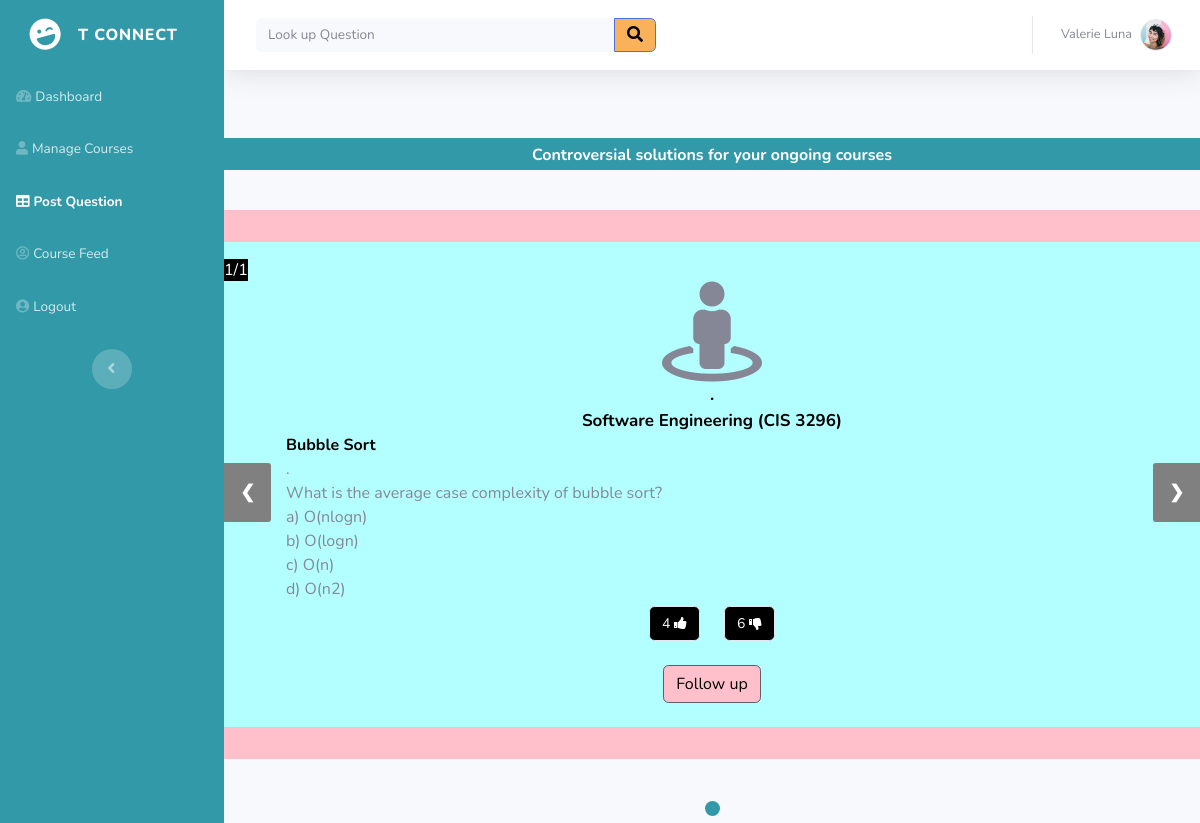
Page /Final_Project/BrowseSolutions.php (signed in) on the committed database.
### tables this page shows
CREATE TABLE `Questions_AH` (
  `QID` int(11) NOT NULL AUTO_INCREMENT,
  `UID` int(11) NOT NULL,
  `CID` int(11) NOT NULL,
  `Content` varchar(1700) NOT NULL,
  `DueDate` datetime NOT NULL,
  `ACategory` varchar(25) NOT NULL,
  `Topic` varchar(45) NOT NULL,
  `Solved` int(1) NOT NULL DEFAULT '0',
  PRIMARY KEY (`QID`),
  UNIQUE KEY `QID_UNIQUE` (`QID`)
);

### Final_Project/BrowseSolutions.php (the view, shortened to what this page needs)
<!DOCTYPE html>
<html>
   <head>
      <link rel="stylesheet" href="assets/bootstrap/css/bootstrap.min.css">
      <link rel="stylesheet" href="assets/fonts/fontawesome-all.min.css">
      <link rel="stylesheet" href="assets/fonts/font-awesome.min.css">
      <link rel="stylesheet" href="assets/fonts/fontawesome5-overrides.min.css">
      <link rel="stylesheet" href="css/styles.css">
      <link rel="stylesheet" href="https://cdnjs.cloudflare.com/ajax/libs/jqueryui/1.12.1/jquery-ui.min.css"
 />
   </head>
   <body id="page-top">
      <div id="wrapper">
      <nav class="navbar navbar-dark align-items-start sidebar sidebar-dark accordion bg-gradient-primary p-0">
         <div class="container-fluid d-flex flex-column p-0">
            <a class="navbar-brand d-flex justify-content-center align-items-center sidebar-brand m-0" href="#">
               <div class="sidebar-brand-icon rotate-n-15"><i class="fas fa-laugh-wink"></i></div>
               <div class="sidebar-brand-text mx-3"><span>T Connect</span></div>
            </a>
            <ul class="nav navbar-nav text-light" id="accordionSidebar">
               <li class="nav-item"><a class="nav-link" href="Dashboard.php"><i class="fas fa-tachometer-alt"></i><span>Dashboard</span></a></li>
               <li class="nav-item"><a class="nav-link" href="addCourse.php"><i class="fas fa-user"></i><span>Manage Courses</span>
                  </a>
               </li>
               <li class="nav-item"><a class="nav-link active" href="askQuestion.php"><i class="fas fa-table"></i><span>Post Question</span></a></li>
               <li  class="nav-item"><a onclick ="toggleCourses()" class="nav-link" href="CoursesTemplate.php"><i class="far fa-user-circle"></i><span    >Course Feed</span></a></li>
               <li class="nav-item"><a class="nav-link" href="php/Logout.php"><i class="fas fa-user-circle"></i><span>Logout</span></a></li>
            </ul>
            <div class="text-center d-none d-md-inline"><button class="btn rounded-circle border-0" id="sidebarToggle" type="button"></button></div>
         </div>
      </nav>
      <div class="d-flex flex-column" id="content-wrapper">
      <div id="content">
      <nav class="navbar navbar-light navbar-expand bg-white shadow mb-4 topbar static-top">
         <div class="container-fluid">
            <form class="form-inline d-none d-sm-inline-block mr-auto ml-md-3 my-2 my-md-0 mw-100 navbar-search">
               <div class="input-group">
                  <input id = "searchInput" class="bg-light form-control border-0 small" type="text" placeholder="Look up Question">
                  <div class="input-group-append"><button  onclick = "postSearch()"class="btn btn-primary py-0" type="button"><i class="fas fa-search"></i></button></div>
               </div>
            </form>
            <ul class="nav navbar-nav flex-nowrap ml-auto">
               <li class="nav-item dropdown no-arrow">
                  <div class="nav-item dropdown no-arrow">
                     <a class="dropdown-toggle nav-link" data-toggle="dropdown" aria-expanded="false" href="#"><span class="d-none d-lg-inline mr-2 text-gray-600 small">Valerie Luna</span><img class="border rounded-circle img-profile" src="assets/img/avatars/avatar1.jpeg"></a>
                  </div>
               </li>
            </ul>
         </div>
      </nav>
      <?php
         if ($_SESSION["answerState"] == 0) {
         ?>
      <div id="sp">
         <div class = "" id = "Qsection" style = "padding-bottom:5px;padding-left:5px;s">
         </div>
         <br>
         <div  id = "Ssection" style = "padding-bottom:15px; padding-left:5px;">
         </div>
      </div>
      <?php
           $con = mysqli_connect(SERVER, USER, PASSWORD, DATABASE);
          $query = "SELECT * FROM (SELECT Questions_AH.QID, Questions_AH.Content, Questions_AH.Topic,t1.Likes,t1.Dislikes, Courses_AH.CourseName,Courses_AH.CourseID
         	FROM Questions_AH
         	INNER JOIN (Select * FROM (SELECT  SID,QID,Likes,Dislikes
         	FROM FA20_3296_tul46491.Solutions_AH
         	where Likes >0
         	and dislikes >0
         	and Likes-Dislikes BETWEEN -2 AND 1
         	order by Likes DESC) as ControSub
         	group by QID) as t1
         	ON t1.QID=Questions_AH.QID
         	INNER JOIN Courses_AH ON Courses_AH.CID = Questions_AH.CID
         	order by t1.Likes DESC) as ControMain
         	Group by CourseName;
         ";
          $result = mysqli_query($con, $query);
          $num_rows = mysqli_num_rows($result);
           $index =1;
          $html = '
          <div id = "sb"><p class= "fancytitle"   ><strong>Controversial solutions for your ongoing courses</strong></p>
         <br>
          <div class="slideshow-container" style ="width: 60vv;  background:#b3ffff">
           <p class= "fancytitle" style="background:pink;" ></strong></p>
          ';
              while($row = mysqli_fetch_array($result))
           {
         $html.= '
         			<div  class="mySlides ">
         	  <div class="" ><span style = "background:black;color:white;">'.$index.'/' .$num_rows.'</span></div>
         	<div class="container">
         	  <div class="row">
         		<div class="col-12 d-flex justify-content-center">
         		<i class="fas fa-street-view" style="font-size:100px;"></i>
         		</div>
         		<div class="col-12 d-flex justify-content-center"><strong style ="color: black; font-size:17px;">
         		  '."  . ".'
         		</strong></div>
         		<div class="col-12 d-flex justify-content-center"><strong style ="color: black; font-size:17px;">
         		  '.$row["CourseName"].'  ('.$row["CourseID"].')
         		</strong></div>
         		<div style = "color: black;font-weight: bold;padding-left: 50px"class="col-11 "><span >
         		'.$row["Topic"].'
         		</span></div>
         		<div class="col-12 " style = "padding-left: 50px">
         		<span class = " " >
         		 '.".".'
         		 </span>
         		</div>
         		<div class="col-12 " style = " padding-left: 50px;padding-right: 50px; padding-bottom:5px;">
         		<div class = " " style =";  word-wrap: break-word;white-space: pre-wrap;" >'.htmlspecialchars($row["Content"]).'</div>
         		</div>
         		<br>
         		<div class="col-6 d-flex justify-content-end">
         		<button class = " btn btn-primary border"style=" pointer-events: none;background: black;color:white;  font-size:14px">'.$row["Likes"].'&nbsp;<i class="fa fa-thumbs-up " style="color:white;"></i></button>
         		</div>
         		<div class="col-6 d-flex justify-content-start">
         		 <button class = "btn btn-danger border" style=" pointer-events: none;background: black;color:white;  font-size:14px">'.$row["Dislikes"].'&nbsp;<i class="fa fa-thumbs-down"></i></button>
         		</div>
         	  </div>
         	</div>
         	<br>
         	  <div class=" text-center" style=" " >
         		<button class ="btn border border-dark" style =" background:pink; " onclick = "showSolution('.$row["QID"].')"> 	Follow up</button>
         		</div>
         	  <br>
         	</div>
         ';
         $index++;
           }
         $html.= '<p class= "fancytitle" style="background:pink;" ></strong></p>
         	<a class="prev" style ="background:grey;"onclick="plusSlides(-1)">&#10094;</a>
         	<a class="next" style ="background:grey;"onclick="plusSlides(1)">&#10095;</a>
         	</div><br> <div style="text-align:center">';
         for ($x = 0; $x < $num_rows; $x++) {
         $i = $x+1;
         $html.= '<span class="dot" onclick="currentSlide('.$i.')"></span> ';
         }
         $html.= '</div></div>';
         echo $html;
         ?>
      <?php
         }
         ?>
   </body>
</html>

### Final_Project/css/styles.css (style rules this page uses)
.fancytitle { text-align: Center; background: rgb(50, 153, 168); color: white; height: 32px; padding-top: 5px; }
.navbar { background: rgb(50, 153, 168); }
.btn { background: rgb(250, 178, 90); background-color: rgb(250, 178, 90); color: black; }
* { box-sizing: border-box }
.mySlides { display: none }
img { vertical-align: middle; }
.slideshow-container { max-width: 1000px; position: relative; margin: auto; }
.prev, .next { cursor: pointer; position: absolute; top: 50%; width: auto; padding: 16px; margin-top: -22px; color: white; font-weight: bold; font-size: 18px; transition: 0.6s ease; border-radius: 0 3px 3px 0; user-select: none; }
.next { right: 0; border-radius: 3px 0 0 3px; }
.dot { cursor: pointer; height: 15px; width: 15px; margin: 0 2px; background-color: #bbb; border-radius: 50%; display: inline-block; transition: background-color 0.6s ease; }
.active, .dot:hover { background: rgb(50, 153, 168); }

### rows in the picture
questions_ah: CourseName "Software Engineering", CourseID "CIS 3296", Topic "Bubble Sort", Content "What is the average case complexity of bubble sort? a) O(nlogn) b) O(logn) c) O(n) d) O(n2)", Likes "4", Dislikes "6"
